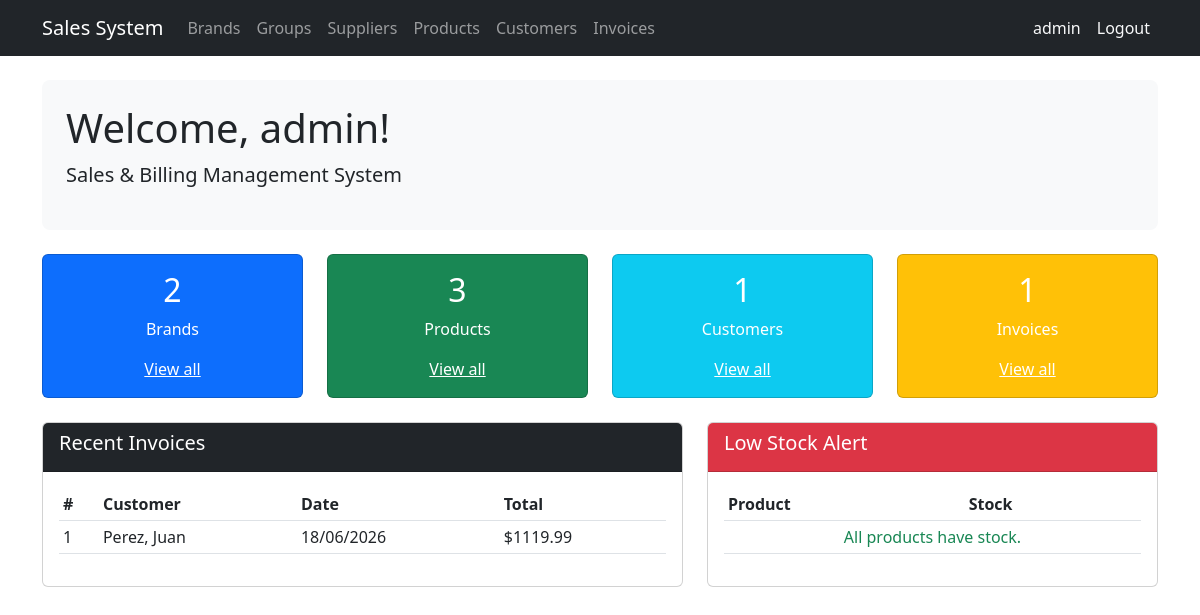
The app's page / (signed in) with its own data.
### billing/models.py (models this page shows, shortened)
class Invoice(models.Model):
    customer = models.ForeignKey(Customer, on_delete=models.PROTECT, related_name='invoices')
    invoice_date = models.DateTimeField(auto_now_add=True)
    subtotal = models.DecimalField(max_digits=12, decimal_places=2, default=0)
    tax = models.DecimalField(max_digits=12, decimal_places=2, default=0)
    total = models.DecimalField(max_digits=12, decimal_places=2, default=0)
    is_active = models.BooleanField(default=True)
    class Meta: ordering = ['-invoice_date']

class Customer(models.Model):
    dni = models.CharField(max_length=13, unique=True, verbose_name='DNI/RUC', validators=[validate_cedula_ec])
    first_name = models.CharField(max_length=100)
    last_name = models.CharField(max_length=100)
    email = models.EmailField(blank=True, null=True)
    phone = models.CharField(max_length=20, blank=True, null=True)
    address = models.TextField(blank=True, null=True)
    is_active = models.BooleanField(default=True)
    created_at = models.DateTimeField(auto_now_add=True)
    updated_at = models.DateTimeField(auto_now=True)
    class Meta:
        ordering = ['last_name', 'first_name']
    def __str__(self): return f'{self.last_name}, {self.first_name}'

### billing/views.py (the view)
# urls.py: path('', views.home, name='home'),
@login_required
def home(request):
    context = {
        'total_brands': Brand.objects.count(),
        'total_products': Product.objects.count(),
        'total_customers': Customer.objects.count(),
        'total_invoices': Invoice.objects.count(),
        'recent_invoices': Invoice.objects.all()[:5],  # Últimas 5
        'low_stock': Product.objects.filter(stock__lte=5, is_active=True),
    }
    return render(request, 'billing/home.html', context)

### billing/templates/billing/home.html (shortened to what this page needs)
{% extends 'billing/base.html' %}
{% block content %}
<div class="p-4 mb-4 bg-light rounded-3">
  <h1>Welcome, {{ user.first_name|default:user.username }}!</h1>
  <p class="lead">Sales & Billing Management System</p>
</div>
<div class="row mb-4">
  <div class="col-md-3">
    <div class="card text-white bg-primary">
      <div class="card-body text-center">
        <h2>{{ total_brands }}</h2>
        <p>Brands</p>
        <a href="{% url 'billing:brand_list' %}" class="text-white">View all</a>
      </div>
    </div>
  </div>
  <div class="col-md-3">
    <div class="card text-white bg-success">
      <div class="card-body text-center">
        <h2>{{ total_products }}</h2>
        <p>Products</p>
        <a href="{% url 'billing:product_list' %}" class="text-white">View all</a>
      </div>
    </div>
  </div>
  <div class="col-md-3">
    <div class="card text-white bg-info">
      <div class="card-body text-center">
        <h2>{{ total_customers }}</h2>
        <p>Customers</p>
        <a href="{% url 'billing:customer_list' %}" class="text-white">View all</a>
      </div>
    </div>
  </div>
  <div class="col-md-3">
    <div class="card text-white bg-warning">
      <div class="card-body text-center">
        <h2>{{ total_invoices }}</h2>
        <p>Invoices</p>
        <a href="{% url 'billing:invoice_list' %}" class="text-white">View all</a>
      </div>
    </div>
  </div>
</div>
<div class="row">
  <div class="col-md-7">
    <div class="card">
      <div class="card-header bg-dark text-white"><h5>Recent Invoices</h5></div>
      <div class="card-body">
        <table class="table table-sm">
          <thead><tr><th>#</th><th>Customer</th><th>Date</th><th>Total</th></tr></thead>
          <tbody>
            {% for inv in recent_invoices %}
            <tr>
              <td>{{ inv.id }}</td>
              <td>{{ inv.customer }}</td>
              <td>{{ inv.invoice_date|date:"d/m/Y" }}</td>
              <td>${{ inv.total }}</td>
            </tr>
            {% empty %}
            <tr><td colspan="4" class="text-center">No invoices yet.</td></tr>
            {% endfor %}
          </tbody>
        </table>
      </div>
    </div>
  </div>
  <div class="col-md-5">
    <div class="card">
      <div class="card-header bg-danger text-white"><h5>Low Stock Alert</h5></div>
      <div class="card-body">
        <table class="table table-sm">
          <thead><tr><th>Product</th><th>Stock</th></tr></thead>
          <tbody>
            {% for p in low_stock %}
            <tr><td>{{ p.name }}</td><td><span class="badge bg-danger">{{ p.stock }}</span></td></tr>
            {% empty %}
            <tr><td colspan="2" class="text-center text-success">All products have stock.</td></tr>
            {% endfor %}
          </tbody>
        </table>
      </div>
    </div>
  </div>
</div>
{% endblock %}

### billing/templates/billing/base.html (shortened to what this page needs)
<!DOCTYPE html>
<html lang="es">
<head>
  <link href="https://cdn.jsdelivr.net/npm/bootstrap@5.3.0/dist/css/bootstrap.min.css" rel="stylesheet">
</head>
<body>
<nav class="navbar navbar-expand-lg navbar-dark bg-dark">
  <div class="container">
    <a class="navbar-brand" href="{% url 'billing:home' %}">Sales System</a>
    <div class="collapse navbar-collapse" id="nav">
      <ul class="navbar-nav me-auto">
        {% if user.is_authenticated %}
        <li class="nav-item"><a class="nav-link" href="{% url 'billing:brand_list' %}">Brands</a></li>
        <li class="nav-item"><a class="nav-link" href="{% url 'billing:productgroup_list' %}">Groups</a></li>
        <li class="nav-item"><a class="nav-link" href="{% url 'billing:supplier_list' %}">Suppliers</a></li>
        <li class="nav-item"><a class="nav-link" href="{% url 'billing:product_list' %}">Products</a></li>
        <li class="nav-item"><a class="nav-link" href="{% url 'billing:customer_list' %}">Customers</a></li>
        <li class="nav-item"><a class="nav-link" href="{% url 'billing:invoice_list' %}">Invoices</a></li>
        {% endif %}
      </ul>
      <ul class="navbar-nav">
        {% if user.is_authenticated %}
        <li class="nav-item"><span class="nav-link text-light">{{ user.username }}</span></li>
        <li class="nav-item">
            <form method="post" action="{% url 'logout' %}" class="d-inline">
                <button type="submit" class="nav-link btn btn-link text-light"
                        style="text-decoration:none;">Logout</button>
            </form>
        </li>
        {% else %}
        <li class="nav-item"><a class="nav-link" href="{% url 'login' %}">Login</a></li>
        <li class="nav-item"><a class="nav-link" href="{% url 'billing:signup' %}">Sign Up</a></li>
        {% endif %}
      </ul>
    </div>
  </div>
</nav>
<div class="container mt-4">
  {% block content %}{% endblock %}
</div>
</body>
</html>

### records on screen
Invoice: id "1", customer "Perez, Juan", invoice_date "18/06/2026", total "1119.99"

### other values on screen
{{ user.username }} "admin"
{{ user.first_name|default:user.username }} "admin"
{{ total_brands }} "2"
{{ total_products }} "3"
{{ total_customers }} "1"
{{ total_invoices }} "1"
